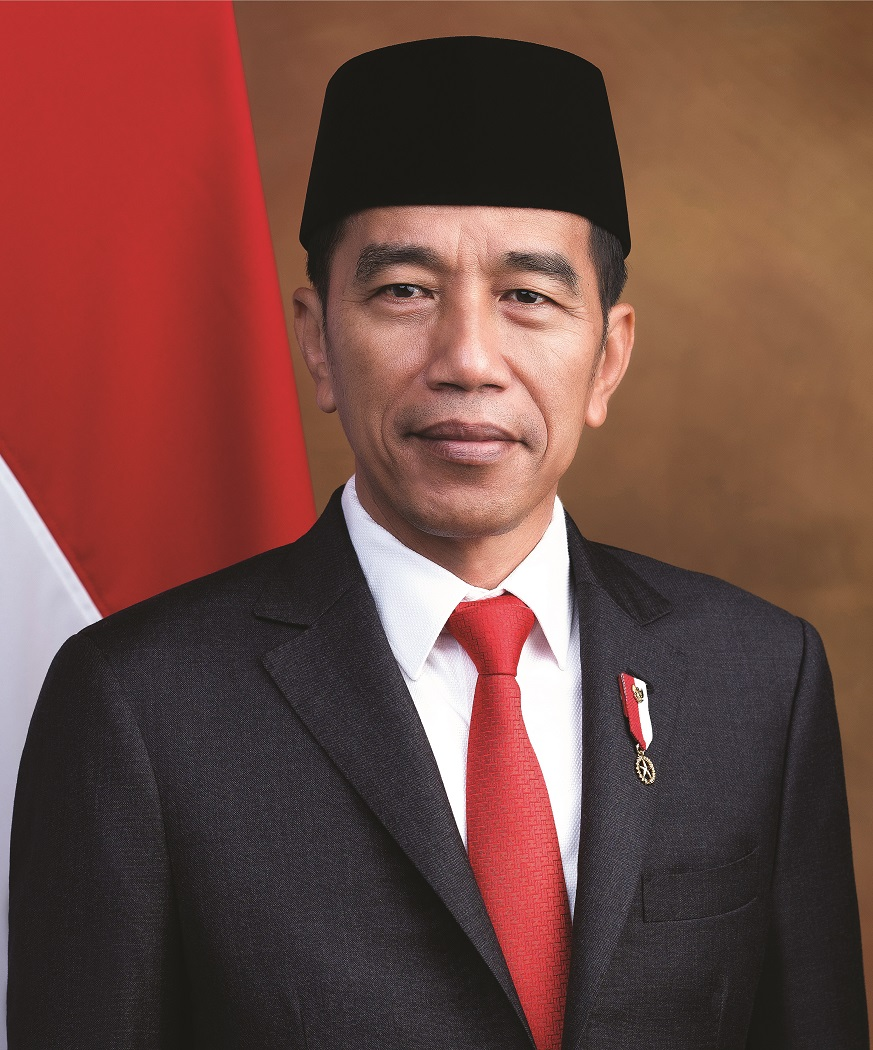
#> input picture week12/Face Detection/jokowi.jpg, 873 x 1050 px
$ jupyter execute --allow-errors Week12.ipynb   (shell and % lines are left out)   (text cells are left out)
#> lines starting #> are read from the running program, lines starting #| are printed output that depends on the picture; after the words box and inside, x2 and y2 are one past the last pixel; in counts of white or black regions, pixels touching at a corner belong together
[cell 1]
import cv2 as cv
import numpy as np
import matplotlib.pyplot as plt

[cell 2]
# Load image
image_names = ['jokowi.jpg', 'kartini.jpg', 'mycat.jpg', 'mask.png', 'mjordan.jpg', 'solvayconf.jpg']
images = [cv.imread('Face Detection/'+name) for name in image_names]
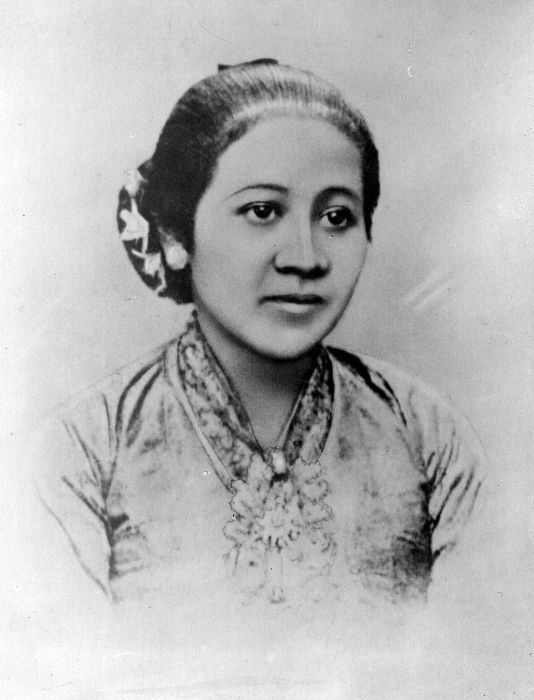
#> input picture week12/Face Detection/kartini.jpg, 534 x 700 px
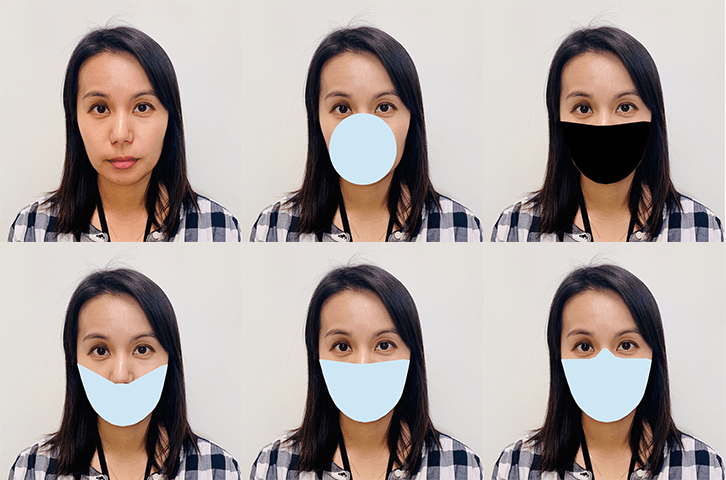
#> input picture week12/Face Detection/mask.png, 726 x 480 px
#> images = 6 items

[cell 3]
# Face detection
face_cascade = cv.CascadeClassifier('Face Detection/haarcascade_frontalface_alt.xml')
#> (the rest of this cell did not finish here and is left out)

[cell 4]
cat_cascade = cv.CascadeClassifier('Face Detection/haarcascade_frontalcatface.xml')
#> (the rest of this cell did not finish here and is left out)

[cell 5]
eye_cascade = cv.CascadeClassifier('Face Detection/haarcascade_eye.xml')
jokowi = images[0].copy()
#> jokowi is the input picture: shape (1050, 873, 3); mean B, G, R 65.5, 72.5, 113.6
gray = cv.cvtColor(jokowi, cv.COLOR_BGR2GRAY)
output = jokowi.copy()
eyes = eye_cascade.detectMultiScale(gray, 1.1, 5)
#> eyes = [[480, 254, 87, 87], [365, 257, 74, 74]]
print('Number of eyes detected:', len(eyes))
#| Number of eyes detected: 2
for (x,y,w,h) in eyes:
    cv.rectangle(output, (x,y), (x+w,y+h), (0,255,0), 2)
#> this loop made 2 passes
#> output: shape (1050, 873, 3); 0.21% of pixels changed, all inside (x1, y1, x2, y2) = (364, 253, 569, 343)
plt.subplot(1,2,1)
plt.imshow(cv.cvtColor(output, cv.COLOR_BGR2RGB))
plt.title('Eye detection')
plt.axis('off')
plt.show()

[cell 6]
from IPython.display import display, Image
import ipywidgets as widgets
import threading

stopButton = widgets.ToggleButton(
    value=False,
    description='Stop',
    disabled=False,
    button_style='danger', # 'success', 'info', 'warning', 'danger' or ''
    tooltip='Description',
    icon='square' # (FontAwesome names without the `fa-` prefix)
)

cap = cv.VideoCapture(0)
# [10 lines of commented-out code are left out]

def view(button):
    display_handle=display(None, display_id=True)
    i = 0
    while True:
        _, frame = cap.read()
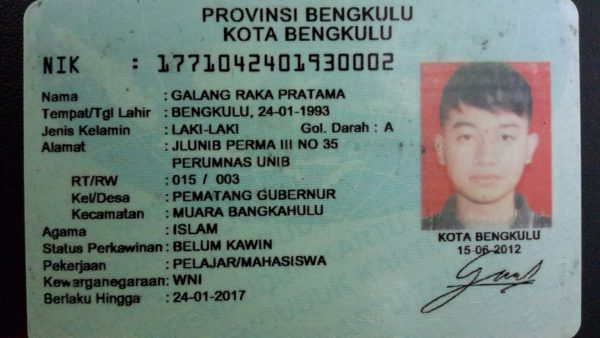
#> input picture week12/ktp1.jpeg, 600 x 338 px, given in place of the camera
#> frame is the input picture: shape (338, 600, 3); mean B, G, R 119.3, 125.2, 109.7
        gray = cv.cvtColor(frame, cv.COLOR_BGR2GRAY)
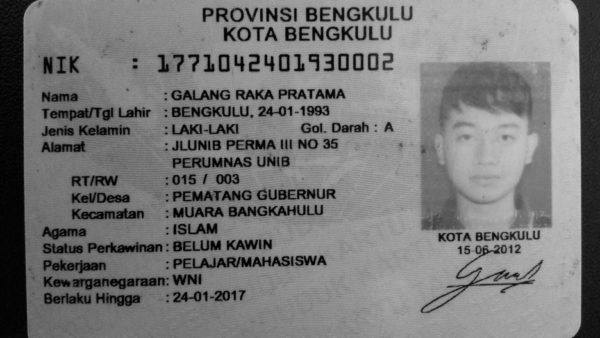
#> gray: shape (338, 600); min 0, max 215, mean 119.9
        faces = face_cascade.detectMultiScale(gray)
#> faces = [[439, 99, 99, 99]]
        output = frame.copy()
        for (x,y,w,h) in faces:
            cv.rectangle(output, (x,y), (x+w,y+h), (0,255,0), 2)
#> this loop made 1 pass
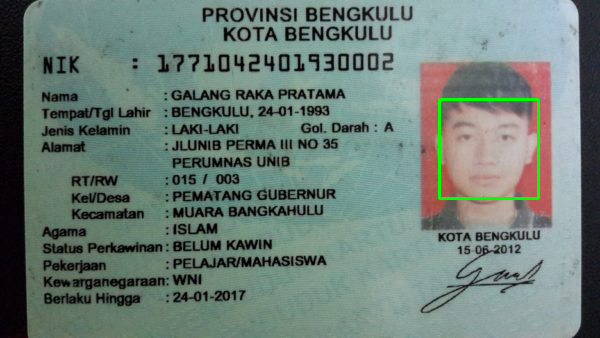
#> output: shape (338, 600, 3); 0.58% of pixels changed, all inside (x1, y1, x2, y2) = (438, 98, 540, 200)
        _, frame = cv.imencode('.jpeg', output)
        display_handle.update(Image(data=frame.tobytes()))
        if stopButton.value==True:
            cap.release()
            display_handle.update(None)
display(stopButton)
#> (the rest of this cell did not finish here and is left out)

#> (a cell that did not finish here is left out)

[cell 8]
eye_cascade = cv.CascadeClassifier('Face Detection/haarcascade_eye.xml')
righteye_cascade = cv.CascadeClassifier('Face Detection/haarcascade_righteye_2splits.xml')
peoples = cv.imread('Face Detection/people.jpg')
face = face_cascade.detectMultiScale(peoples, 1.02, 10)
#> face = ()
print('Number of faces detected:', len(face))
#| Number of faces detected: 0
for (x,y,w,h) in face:
    eyes = eye_cascade.detectMultiScale(peoples[y:y+h, x:x+w], 1.03, 15)
    righteyes = righteye_cascade.detectMultiScale(peoples[y:y+h, x:x+w], 1.01, 10)

    for (x1,y1,w1,h1) in eyes:
        cv.rectangle(peoples, (x+x1,y+y1), (x+x1+w1,y+y1+h1), (255,255,255), 1)
    for (x1,y1,w1,h1) in righteyes:
        cv.rectangle(peoples, (x+x1,y+y1), (x+x1+w1,y+y1+h1), (0,0,255), 2)

    cv.rectangle(peoples, (x,y), (x+w,y+h), (0,0,0), 1)
#> this loop made 0 passes


plt.figure(figsize=(10,10))
#> (the rest of this cell did not finish here and is left out)

[cell 9]
ktp = cv.imread('ktp1.jpeg')
ktp = cv.copyMakeBorder(
	src=ktp,
	top=20,
	bottom=20,
	left=20,
	right=20,
	borderType=cv.BORDER_CONSTANT,
	value=(255, 255, 255))
plt.imshow(cv.cvtColor(ktp, cv.COLOR_BGR2RGB))
plt.axis('off')
plt.show()

[cell 10]
ktp_gray = cv.cvtColor(ktp, cv.COLOR_BGR2GRAY)
# [5 lines of commented-out code are left out]
ktp_crop = ktp_gray[61:100, 160:420]
plt.imshow(ktp_crop, cmap='gray')
plt.grid(True)
plt.show()

[cell 11]
output = ktp[60:100, 160:420].copy()
#> output: shape (40, 260, 3)
clahe = cv.createCLAHE(clipLimit=1.0, tileGridSize=(5,5))
gray = clahe.apply(ktp_crop)
#> gray: shape (39, 260)
ret, bw = cv.threshold(gray.copy(), 150, 255, cv.THRESH_BINARY + cv.THRESH_OTSU)
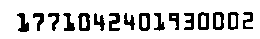
#> bw: shape (39, 260); 82.2% white; 16 black regions, largest, box (x1, y1, x2, y2) and area: (78, 13, 90, 31) 142, (139, 13, 150, 31) 134, (17, 13, 29, 32) 131
#> ret = 110
# make more clear using closing
kernel = np.ones((2,2), np.uint8)
closing = cv.morphologyEx(bw, cv.MORPH_CLOSE, kernel, iterations=1)
#> closing: shape (39, 260); 82.3% white; 16 black regions, largest, box (x1, y1, x2, y2) and area: (79, 14, 91, 32) 142, (140, 14, 151, 32) 134, (199, 13, 210, 31) 130
opening = cv.morphologyEx(closing, cv.MORPH_OPEN, kernel, iterations=1)
#> opening: shape (39, 260); 82.2% white; 16 black regions, largest, box (x1, y1, x2, y2) and area: (80, 15, 92, 33) 142, (141, 15, 152, 33) 134, (19, 15, 31, 34) 131
dilate = cv.dilate(opening, kernel, iterations=1)
#> dilate: shape (39, 260); 88.3% white; black in thin lines or dots, all inside (x1, y1, x2, y2) = (20, 15, 255, 34)
contours, hierarchy = cv.findContours(dilate.copy(), cv.RETR_TREE, cv.CHAIN_APPROX_NONE)
#> contours = 23 contours, 1 with area under 20; largest, box (x1, y1, x2, y2) and area: (0, 0, 260, 39) 9842, (80, 15, 93, 34) 186, (141, 15, 153, 34) 185, (200, 14, 212, 33) 182, (215, 14, 227, 33) 179


# Ekstraksi kontur
contours, hierarchy = cv.findContours(dilate.copy(), cv.RETR_TREE, cv.CHAIN_APPROX_NONE)
# Looping contours untuk mendapatkan kontur yang sesuai
for cnt in contours:
    x, y, w, h = cv.boundingRect(cnt)
    ras = format(w / h, '.2f')
    if h >= 40 and w >= 10 and float(ras) <= 1:
      cv.rectangle(output, (x, y), (x + w, y + h), (0, 0, 255), thickness=2)
    elif h >= 8 and w >= 8 and float(ras) <= 10:
      cv.rectangle(output, (x, y), (x + w, y + h), (0, 0, 255), thickness=2)
    elif h >= 10 and w >= 7 and float(ras) <= 8:
      cv.rectangle(output, (x, y), (x + w, y + h), (0, 0, 255), thickness=2)
#> this loop made 23 passes
#> (x, y, w, h, ras) on passes 1 to 12: (0, 0, 260, 39, '6.67'), (96, 16, 12, 18, '0.67'), (186, 15, 11, 18, '0.61'), (171, 15, 11, 18, '0.61'), (174, 18, 5, 3, '1.67'), (156, 15, 12, 18, '0.67'), (141, 15, 12, 19, '0.63'), (144, 18, 6, 13, '0.46'), (126, 15, 12, 18, '0.67'), (111, 15, 12, 19, '0.63'), (80, 15, 13, 19, '0.68'), (84, 18, 6, 13, '0.46')

      # cv.drawContours(ktp, contours, -1, (0, 255, 0), 2)

# Menampilkan gambar KTP dengan kontur menggunakan plt
f, axarr = plt.subplots(1, 3, figsize=(25, 8))
axarr[0].imshow(cv.cvtColor(ktp, cv.COLOR_BGR2RGB))
axarr[0].set_title("Gambar Asli")
axarr[1].imshow(dilate, cmap='gray')
axarr[1].set_title("Hasil erode")
axarr[2].imshow(cv.cvtColor(output, cv.COLOR_BGR2RGB))
axarr[2].set_title("Hasil Deteksi")
plt.show()
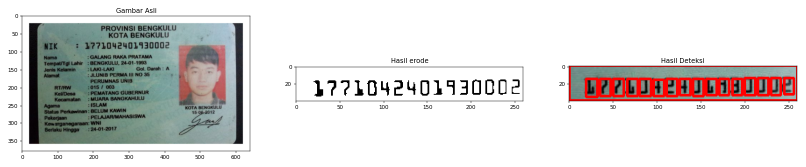
#> figure drawn by matplotlib, 3 panels

[cell 12]
import os
DATADIR = "dataset/training/"
# read all images with names
names = []
images = []
#> (the rest of this cell did not finish here and is left out)

[cell 13]
import pandas as pd

#> (the rest of this cell did not finish here and is left out)

[cell 14]
import os
import tqdm
import cv2
import random
import numpy as np
import pickle
import tensorflow as tf

training_data = []
#> (the rest of this cell did not finish here and is left out)

[cell 15]
import pickle
from keras.layers import Input, Conv2D, MaxPooling2D, Flatten, Dense, BatchNormalization
from keras.models import Model
from keras.optimizers import Adam
from keras.utils import to_categorical

# Load file pickle
#> (the rest of this cell did not finish here and is left out)

[cell 16]
import os
import numpy as np

#> (the rest of this cell did not finish here and is left out)

[cell 17]
x1 = 160
x2 = 420
y1 = 60
y2 = 100
output = ktp.copy()
clahe = cv.createCLAHE(clipLimit=1.0, tileGridSize=(5,5))
gray = clahe.apply(ktp_crop)
ret, bw = cv.threshold(gray.copy(), 150, 255, cv.THRESH_BINARY + cv.THRESH_OTSU)
# make more clear using closing
kernel = np.ones((2,2), np.uint8)
closing = cv.morphologyEx(bw, cv.MORPH_CLOSE, kernel, iterations=1)
opening = cv.morphologyEx(closing, cv.MORPH_OPEN, kernel, iterations=1)
dilate = cv.dilate(opening, kernel, iterations=1)
contours, hierarchy = cv.findContours(dilate.copy(), cv.RETR_TREE, cv.CHAIN_APPROX_SIMPLE)
# predict and add label to image with bounding box
digit_w = gray.shape[1] // 16
#> digit_w = 16
digit_h = gray.shape[0]
#> digit_h = 39
last_contour = None
#> (the rest of this cell did not finish here and is left out)
